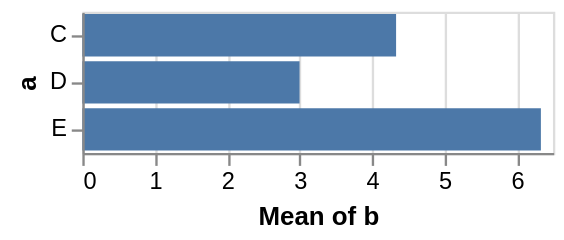

This figure's Vega-Lite source:
### Vega specification from a JSON file in a GitHub repository (floating-point values rounded to 4 significant figures)
{"$schema": "https://vega.github.io/schema/vega/v5.json", "autosize": "pad", "padding": 5, "width": 200, "style": "cell", "data": [{"name": "source_0", "values": [{"a": "C", "b": 2}, {"a": "C", "b": 7}, {"a": "C", "b": 4}, {"a": "D", "b": 1}, {"a": "D", "b": 2}, {"a": "D", "b": 6}, {"a": "E", "b": 8}, {"a": "E", "b": 4}, {"a": "E", "b": 7}]}, {"name": "data_0", "source": "source_0", "transform": [{"type": "aggregate", "groupby": ["a"], "ops": ["average"], "fields": ["b"], "as": ["average_b"]}]}], "signals": [{"name": "y_step", "value": 20}, {"name": "height", "update": "bandspace(domain('y').length, 0.1, 0.05) * y_step"}], "marks": [{"name": "marks", "type": "rect", "style": ["bar"], "from": {"data": "data_0"}, "encode": {"update": {"fill": {"value": "#4c78a8"}, "tooltip": {"signal": "{\"a\": datum[\"a\"], \"Mean of b\": format(datum[\"average_b\"], \"\")}"}, "x": {"scale": "x", "field": "average_b"}, "x2": {"scale": "x", "value": 0}, "y": {"scale": "y", "field": "a"}, "height": {"scale": "y", "band": true}}}}], "scales": [{"name": "x", "type": "linear", "domain": {"data": "data_0", "field": "average_b"}, "range": [0, {"signal": "width"}], "nice": true, "zero": true}, {"name": "y", "type": "band", "domain": {"data": "data_0", "field": "a", "sort": true}, "range": {"step": {"signal": "y_step"}}, "paddingInner": 0.1, "paddingOuter": 0.05}], "axes": [{"scale": "x", "orient": "bottom", "grid": false, "title": "Mean of b", "labelFlush": true, "labelOverlap": true, "tickCount": {"signal": "ceil(width/40)"}, "zindex": 1}, {"scale": "x", "orient": "bottom", "gridScale": "y", "grid": true, "tickCount": {"signal": "ceil(width/40)"}, "domain": false, "labels": false, "maxExtent": 0, "minExtent": 0, "ticks": false, "zindex": 0}, {"scale": "y", "orient": "left", "grid": false, "title": "a", "zindex": 1}]}
